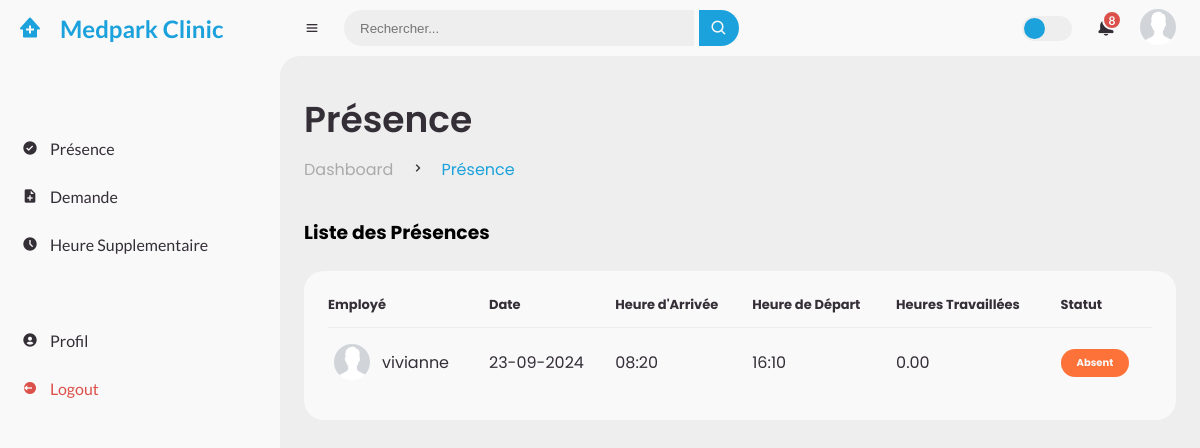
Before: /dashboard/presence (signed in) with the older database file.
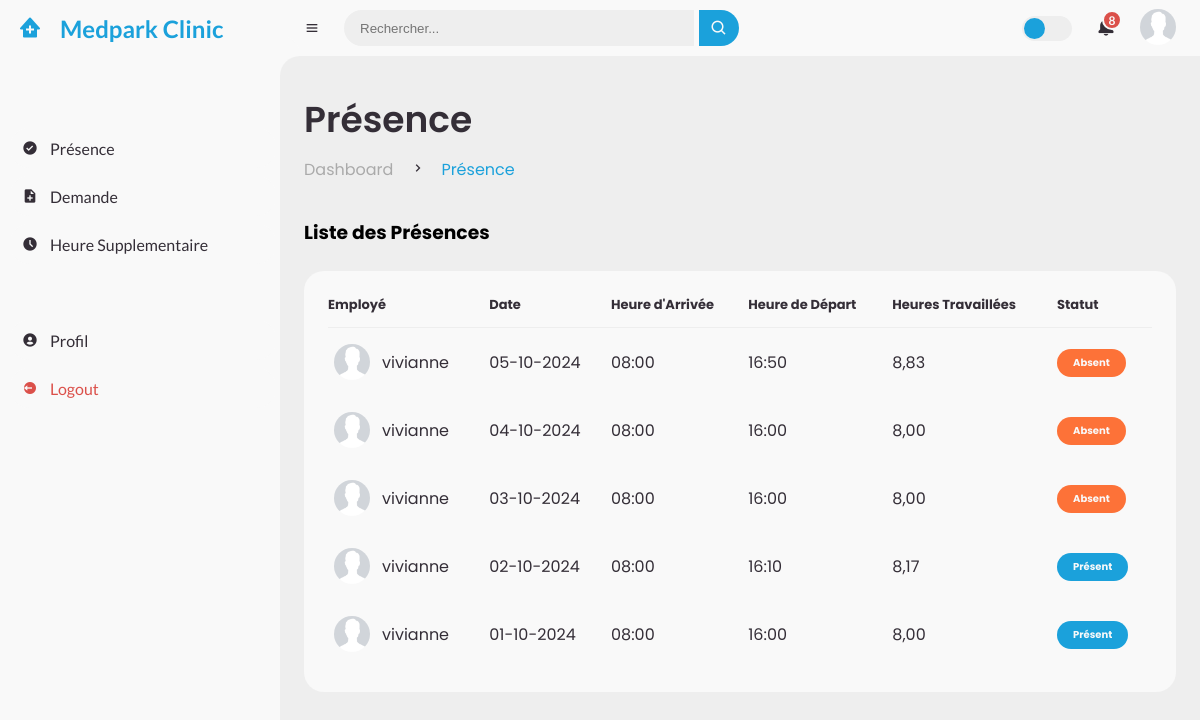
After: the same page with the newer database file.
### personnel/models.py (models this page shows, shortened)
class Presence(models.Model):
    STATUT_CHOICES = [
        ('P', 'Présent'),
        ('A', 'Absent'),
    ]
    agent = models.ForeignKey(Utilisateur, on_delete=models.CASCADE)  # L'agent concerné par la présence
    fiche_paie = models.ForeignKey(FichePaie, on_delete=models.SET_NULL, null=True,
                                   blank=True)  # Référence à la fiche de paie, peut être vide
    date = models.DateField()  # Date de la présence
    heure_arrivee = models.TimeField(blank=True, null=True)  # Heure d'arrivée de l'agent
    heure_depart = models.TimeField(blank=True, null=True)  # Heure de départ de l'agent
    heures_travail = models.DecimalField(max_digits=5, decimal_places=2, null=True,
                                         blank=True)  # Calcul des heures de travail (facultatif)
    statut = models.CharField(max_length=1, choices=STATUT_CHOICES, default='A')  # Champ statut (Présent ou Absent)
    class Meta:
        verbose_name = 'Présence'
        verbose_name_plural = 'Présences'
        ordering = ['date']

### authentication/models.py (models this page shows, shortened)
class Utilisateur(AbstractUser):
    MANAGER = 'Manager'
    ADMINISTRATEUR_IT = 'Administrateur IT'
    GESTIONNAIRE_PAIE = 'Gestionnaire Paie'
    AGENT = 'Agent'
    ROLE_CHOICES = (
        (MANAGER, 'Manager'),
        (ADMINISTRATEUR_IT, 'Administrateur IT'),
        (GESTIONNAIRE_PAIE, 'Gestionnaire Paie'),
        (AGENT, 'Agent'),
    )
    profile_photo = models.ImageField(verbose_name='Photo de profil', upload_to='profile_photos/', null=True,
                                      blank=True)
    genre = models.CharField(max_length=10, choices=[('M', 'Masculin'), ('F', 'Féminin')])
    telephone = models.CharField(max_length=15, validators=[
        RegexValidator(
            regex=r'^\+?1?\d{9,15}$',
            message="Le numéro de téléphone doit être entré au format: '+999999999'. Jusqu'à 15 chiffres autorisés."
        )
    ])
    role = models.CharField(max_length=30, choices=ROLE_CHOICES, verbose_name='Rôle')
    rfid_number = models.CharField(max_length=50, verbose_name='Numéro RFID', unique=True, null=True, blank=True)
    matricule = models.CharField(max_length=50, verbose_name='Matricule', unique=True, null=True, blank=True)
    poste = models.CharField(max_length=100, verbose_name='Poste', null=True, blank=True)
    departement = models.CharField(max_length=100, verbose_name='Département', null=True, blank=True)
    date_entree = models.DateField(verbose_name="Date d'entrée", null=True, blank=True)

### personnel/views.py (the view)
# urls.py: path('presence', views.presence, name='presence'),
@login_required
@user_passes_test(is_agent)
def presence(request):
    user_presences = Presence.objects.filter(agent=request.user).order_by('-date')  # Remplacez 'user' par le nom du champ d'utilisateur dans votre modèle
    context = {
        'user_presences': user_presences,
    }
    return render(request, 'personnel/presence.html', context)

### personnel/views.py (called while the page is built)
def is_agent(user):
    return user.role == AGENT

### personnel/templates/personnel/presence.html (shortened to what this page needs)
{% extends 'base.html' %}
{% load static %}
{% block head_h1 %} Présence {% endblock head_h1 %}
{% block lien_head %} <a class="active" href="#">Présence</a> {% endblock %}
{% block content %}
    <div class="main-content">
        <div class="presence-container" style="width: 1200px;">
            <h3>Liste des Présences</h3>
            <div class="table-data">
                <div class="order">
                    <table>
                        <thead>
                        <tr>
                            <th>Employé</th>
                            <th>Date</th>
                            <th>Heure d'Arrivée</th>
                            <th>Heure de Départ</th>
                            <th>Heures Travaillées</th>
                            <th>Statut</th>
                        </tr>
                        </thead>
                        <tbody>
                        {% for presence in user_presences %}
                            <tr>
                                <td>
                                    {% if presence.agent.profile_photo %}
                                        <img src="{{ presence.agent.profile_photo.url }}" alt="Employé">
                                    {% else %}
                                        <img src="{% static 'personnel/assets/images/profil_defaut.png' %}"
                                             alt="Employé">
                                    {% endif %}
                                    <p>{{ presence.agent.username }} {{ presence.agent.firstname }}</p>
                                </td>
                                <td>{{ presence.date|date:"d-m-Y" }}</td>
                                <td>{{ presence.heure_arrivee|default:"--" }}</td>
                                <td>{{ presence.heure_depart|default:"--" }}</td>
                                <td>{{ presence.heures_travail|default:"0.00" }}</td>
                                <td>
                                    {% if presence.statut == 'P' %}
                                        <span class="status present">Présent</span>
                                    {% else %}
                                        <span class="status absent">Absent</span>
                                    {% endif %}
                                </td>
                            </tr>
                        {% empty %}
                            <tr>
                                <td colspan="6">Aucune présence enregistrée.</td>
                            </tr>
                        {% endfor %}
                        </tbody>
                    </table>
                </div>
            </div>
        </div>
    </div>
{% endblock content %}

### templates/base.html (shortened to what this page needs)
<!DOCTYPE html>
{% load static %}
<html lang="fr">
<head>
    <link href='https://unpkg.com/boxicons@2.0.9/css/boxicons.min.css' rel='stylesheet'>
    <link rel="stylesheet" href="{% static 'personnel/assets/css/style.css' %}">
</head>
<body>
{% include 'personnel/sliderbar.html' %}
<section id="content">
    {% include 'personnel/navbar.html' %}
    <main>
        <div class="head-title">
            <div class="left">
                <h1>{% block head_h1 %}{% endblock head_h1 %}</h1>
                <ul class="breadcrumb">
                    <li>
                        <a href="#">Dashboard</a>
                    </li>
                    <li><i class='bx bx-chevron-right'></i></li>
                    <li>
                        {% block lien_head %}{% endblock lien_head %}
                    </li>
                </ul>
            </div>
        </div>
        {% block content %}{% endblock content %}
    </main>
</section>
</body>
</html>

### personnel/templates/personnel/sliderbar.html (shortened to what this page needs)
<section id="sidebar">
    <a href="#" class="brand">
        <i class='bx bxs-clinic'></i>
        <span class="text">Medpark Clinic</span>
    </a>
    <ul class="side-menu top">
        {% if request.user.role == 'Gestionnaire Paie' %}
            <li class="active">
                <a href="{% url 'personnel:remuneration' %}">
                    <i class='bx bxs-wallet'></i>
                    <span class="text">Rémuneration</span>
                </a>
            </li>
            <li>
                <a href="{% url 'personnel:rapport_presences' %}">
                    <i class='bx bxs-calendar-check'></i>
                    <span class="text">Rapport Présence</span>
                </a>
            </li>
        {% elif request.user.role == 'Agent' %}
        <li>
            <a href="{% url 'personnel:presence' %}">
                <i class='bx bxs-check-circle'></i>
                <span class="text">Présence</span>
            </a>
        </li>
        <li>
            <a href="{% url 'personnel:demande_credit' %}">
                <i class='bx bxs-file-plus'></i>
                <span class="text">Demande</span>
            </a>
        </li>
        <li>
            <a href="{% url 'personnel:heure_supplementaire' %}">
                <i class='bx bxs-time-five'></i>
                <span class="text">Heure Supplementaire</span>
            </a>
        </li>
        {% endif %}
    </ul>
    <ul class="side-menu">
        <li>
            <a href="{% url 'authentication:profil' %}">
                <i class='bx bxs-user-circle'></i>
                <span class="text">Profil</span>
            </a>
        </li>
        <li>
            <a href="/logout/" class="logout">
                <i class='bx bxs-log-out-circle'></i>
                <span class="text">Logout</span>
            </a>
        </li>
    </ul>
</section>

### personnel/templates/personnel/navbar.html (shortened to what this page needs)
{% load static %}
<nav>
    <i class='bx bx-menu'></i>
    <form action="#">
        <div class="form-input">
            <input type="search" placeholder="Rechercher...">
            <button type="submit" class="search-btn"><i class='bx bx-search'></i></button>
        </div>
    </form>
    <label for="switch-mode" class="switch-mode"></label>
    <a href="#" class="notification">
        <span class="num">8</span>
    </a>
    <a href="#" class="profile">
        <img  src="{% static 'personnel/assets/images/profil_defaut.png' %}">
    </a>
</nav>

Changed rows visible on the page:
removed Presence: agent.username "vivianne", date "23-09-2024", heure_arrivee "08:20", heure_depart "16:10", heures_travail "0.00", statut "Absent"
added Presence: agent.username "vivianne", date "05-10-2024", heure_arrivee "08:00", heure_depart "16:50", heures_travail "8,83", statut "Absent"
added Presence: agent.username "vivianne", date "04-10-2024", heure_arrivee "08:00", heure_depart "16:00", heures_travail "8,00", statut "Absent"
added Presence: agent.username "vivianne", date "03-10-2024", heure_arrivee "08:00", heure_depart "16:00", heures_travail "8,00", statut "Absent"
added Presence: agent.username "vivianne", date "02-10-2024", heure_arrivee "08:00", heure_depart "16:10", heures_travail "8,17", statut "Présent"
added Presence: agent.username "vivianne", date "01-10-2024", heure_arrivee "08:00", heure_depart "16:00", heures_travail "8,00", statut "Présent"
